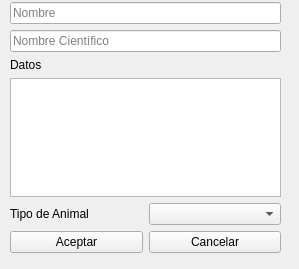
<?xml version="1.0" encoding="UTF-8"?>
<ui version="4.0">
 <class>Formulario</class>
 <widget class="QWidget" name="Formulario">
  <property name="geometry">
   <rect>
    <x>0</x>
    <y>0</y>
    <width>299</width>
    <height>269</height>
   </rect>
  </property>
  <property name="windowTitle">
   <string>Formulario</string>
  </property>
  <widget class="QWidget" name="">
   <property name="geometry">
    <rect>
     <x>10</x>
     <y>2</y>
     <width>271</width>
     <height>251</height>
    </rect>
   </property>
   <layout class="QVBoxLayout" name="verticalLayout_4">
    <item>
     <layout class="QVBoxLayout" name="verticalLayout_3">
      <item>
       <layout class="QVBoxLayout" name="verticalLayout">
        <item>
         <widget class="QLineEdit" name="lineNombre_2">
          <property name="inputMask">
           <string/>
          </property>
          <property name="text">
           <string/>
          </property>
          <property name="placeholderText">
           <string>Nombre</string>
          </property>
         </widget>
        </item>
        <item>
         <widget class="QLineEdit" name="lineNombreSci">
          <property name="placeholderText">
           <string>Nombre Científico</string>
          </property>
         </widget>
        </item>
       </layout>
      </item>
      <item>
       <layout class="QVBoxLayout" name="verticalLayout_2">
        <item>
         <widget class="QLabel" name="label_2">
          <property name="text">
           <string>Datos</string>
          </property>
         </widget>
        </item>
        <item>
         <widget class="QPlainTextEdit" name="lineDatos"/>
        </item>
       </layout>
      </item>
     </layout>
    </item>
    <item>
     <layout class="QHBoxLayout" name="horizontalLayout_2">
      <item>
       <widget class="QLabel" name="label">
        <property name="text">
         <string>Tipo de Animal</string>
        </property>
       </widget>
      </item>
      <item>
       <widget class="QComboBox" name="comboBox">
        <property name="editable">
         <bool>false</bool>
        </property>
       </widget>
      </item>
     </layout>
    </item>
    <item>
     <layout class="QHBoxLayout" name="horizontalLayout">
      <item>
       <widget class="QPushButton" name="Aceptar">
        <property name="text">
         <string>Aceptar</string>
        </property>
       </widget>
      </item>
      <item>
       <widget class="QPushButton" name="Cancelar">
        <property name="text">
         <string>Cancelar</string>
        </property>
       </widget>
      </item>
     </layout>
    </item>
   </layout>
  </widget>
 </widget>
 <resources/>
 <connections/>
</ui>
